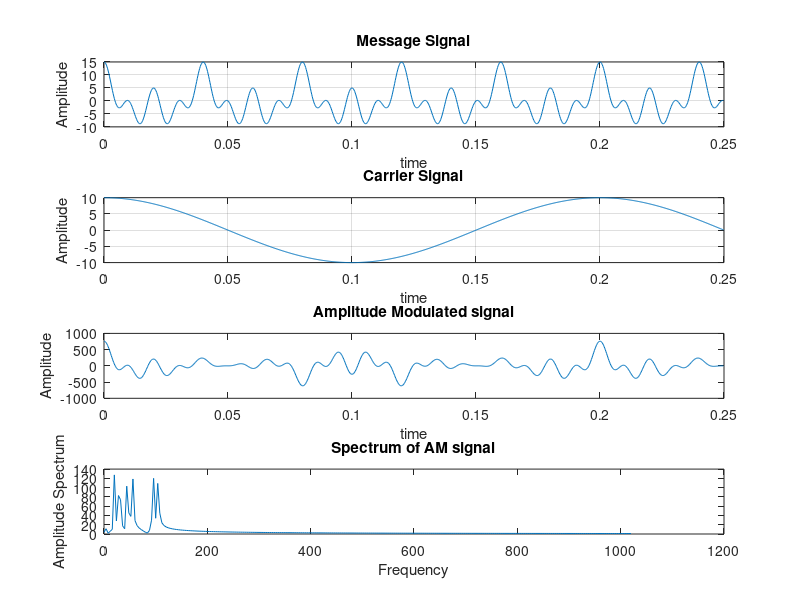

The MATLAB script that drew this image:
% ECE478 - MATLAB Lab 3
% Amplitude Modulation of Multi-Tone
% Chase Lotito

% Defining AM modulation Index
mu = input('Enter the value of modulation index (mu) = ');

% Defining frequencies of message signal
f1 = 25;
f2 = 50;
f3 = 100;

% Defining frequency of carrier signal
fc = input('Enter carrier frequency (fc) (fc>>fm) (e.g. fc = fm*10) = ');

N = 1024;    % N point FFT N>fc to avoid freq domain aliasing
fs = 4096;    % sample frequency
t = (0:N-1)/fs;

% Generating modulating signal (message signal)
A1 = 5;
A2 = 5;
A3 = 5;
mt = A1 * cos(2 * pi * f1 * t) + A2 * cos(2 * pi * f2 * t) + A3 * cos(2 * pi * f3 * t);    % generating the message signal
figure(1)
subplot(4,1,1);
plot(t, mt), grid on;    % A plot for the message signal
title('Message Signal');
xlabel('time');
ylabel('Amplitude');

% Generating carrier signal
Ac = 10;    % Amplitude of carrier signal
ct = Ac * cos(2 * pi * fc * t);    % generation of carrier signal
subplot(4,1,2);
plot(t, ct), grid on;    % A plot for the carrier signal
title('Carrier Signal');
xlabel('time');
ylabel('Amplitude');

% Generating AM Modulated signal
st = Ac * (1 + mu * mt) .* cos(2 * pi * fc * t);    % AM wave
subplot(4,1,3);
plot(t, st);    % a plot for the AM signal
title('Amplitude Modulated signal');
xlabel('time');
ylabel('Amplitude');

% Generating spectrum of AM wave
Sf = 2 / N * abs(fft(st, N));
f = fs * (0 : N/2) / N;    % fft is symmetric, only the positive half is sufficient
subplot(4,1,4);
plot(f(1:256), Sf(1:256));    % a plot for the AM signal
title('Spectrum of AM signal');
xlabel('Frequency');
ylabel('Amplitude Spectrum');